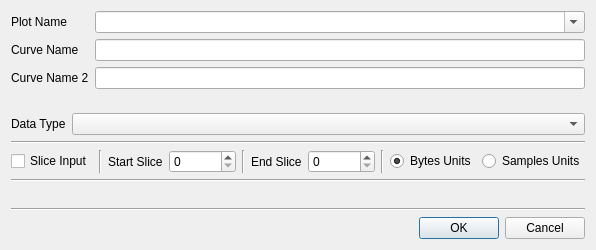
<?xml version="1.0" encoding="UTF-8"?>
<ui version="4.0">
 <class>openRawDialog</class>
 <widget class="QDialog" name="openRawDialog">
  <property name="geometry">
   <rect>
    <x>0</x>
    <y>0</y>
    <width>582</width>
    <height>250</height>
   </rect>
  </property>
  <property name="windowTitle">
   <string>Dialog</string>
  </property>
  <layout class="QGridLayout" name="gridLayout">
   <item row="2" column="0">
    <spacer name="verticalSpacer">
     <property name="orientation">
      <enum>Qt::Vertical</enum>
     </property>
     <property name="sizeHint" stdset="0">
      <size>
       <width>20</width>
       <height>40</height>
      </size>
     </property>
    </spacer>
   </item>
   <item row="3" column="0">
    <layout class="QHBoxLayout" name="horizontalLayout_2">
     <item>
      <widget class="QLabel" name="label_2">
       <property name="text">
        <string>Data Type</string>
       </property>
      </widget>
     </item>
     <item>
      <widget class="QComboBox" name="cmbRawType">
       <property name="sizePolicy">
        <sizepolicy hsizetype="MinimumExpanding" vsizetype="Fixed">
         <horstretch>0</horstretch>
         <verstretch>0</verstretch>
        </sizepolicy>
       </property>
      </widget>
     </item>
    </layout>
   </item>
   <item row="7" column="0">
    <layout class="QHBoxLayout" name="horizontalLayout_5">
     <item>
      <widget class="QCheckBox" name="chkSliceInput">
       <property name="text">
        <string>Slice Input</string>
       </property>
      </widget>
     </item>
     <item>
      <widget class="Line" name="sepSlice1">
       <property name="orientation">
        <enum>Qt::Vertical</enum>
       </property>
      </widget>
     </item>
     <item>
      <widget class="QLabel" name="lblSliceStart">
       <property name="text">
        <string>Start Slice</string>
       </property>
      </widget>
     </item>
     <item>
      <widget class="QSpinBox" name="spnSliceStart">
       <property name="maximum">
        <number>2147483647</number>
       </property>
      </widget>
     </item>
     <item>
      <widget class="Line" name="sepSlice2">
       <property name="orientation">
        <enum>Qt::Vertical</enum>
       </property>
      </widget>
     </item>
     <item>
      <widget class="QLabel" name="lblSliceEnd">
       <property name="text">
        <string>End Slice</string>
       </property>
      </widget>
     </item>
     <item>
      <widget class="QSpinBox" name="spnSliceEnd">
       <property name="maximum">
        <number>2147483647</number>
       </property>
      </widget>
     </item>
     <item>
      <widget class="Line" name="sepSlice3">
       <property name="orientation">
        <enum>Qt::Vertical</enum>
       </property>
      </widget>
     </item>
     <item>
      <widget class="QRadioButton" name="radSliceBytes">
       <property name="text">
        <string>Bytes Units</string>
       </property>
       <property name="checked">
        <bool>true</bool>
       </property>
      </widget>
     </item>
     <item>
      <widget class="QRadioButton" name="radSliceSamples">
       <property name="text">
        <string>Samples Units</string>
       </property>
      </widget>
     </item>
     <item>
      <spacer name="horizontalSpacer_3">
       <property name="orientation">
        <enum>Qt::Horizontal</enum>
       </property>
       <property name="sizeHint" stdset="0">
        <size>
         <width>40</width>
         <height>20</height>
        </size>
       </property>
      </spacer>
     </item>
    </layout>
   </item>
   <item row="13" column="0">
    <layout class="QHBoxLayout" name="horizontalLayout">
     <item>
      <widget class="QDialogButtonBox" name="buttonBox">
       <property name="standardButtons">
        <set>QDialogButtonBox::Cancel|QDialogButtonBox::Ok</set>
       </property>
      </widget>
     </item>
    </layout>
   </item>
   <item row="12" column="0">
    <widget class="Line" name="line">
     <property name="orientation">
      <enum>Qt::Horizontal</enum>
     </property>
    </widget>
   </item>
   <item row="0" column="0">
    <layout class="QGridLayout" name="gridLayout_2">
     <item row="0" column="0">
      <widget class="QLabel" name="lblPlotName">
       <property name="text">
        <string>Plot Name</string>
       </property>
      </widget>
     </item>
     <item row="2" column="1">
      <widget class="QLineEdit" name="txtCurveName2"/>
     </item>
     <item row="1" column="1">
      <widget class="QLineEdit" name="txtCurveName"/>
     </item>
     <item row="1" column="0">
      <widget class="QLabel" name="lblCurveName">
       <property name="text">
        <string>Curve Name</string>
       </property>
      </widget>
     </item>
     <item row="2" column="0">
      <widget class="QLabel" name="lblCurveName2">
       <property name="text">
        <string>Curve Name 2</string>
       </property>
      </widget>
     </item>
     <item row="0" column="1">
      <widget class="QComboBox" name="cmbPlotName">
       <property name="editable">
        <bool>true</bool>
       </property>
      </widget>
     </item>
    </layout>
   </item>
   <item row="10" column="0">
    <widget class="QLabel" name="lblStats">
     <property name="text">
      <string/>
     </property>
     <property name="alignment">
      <set>Qt::AlignRight|Qt::AlignTrailing|Qt::AlignVCenter</set>
     </property>
    </widget>
   </item>
   <item row="8" column="0">
    <widget class="Line" name="line_3">
     <property name="orientation">
      <enum>Qt::Horizontal</enum>
     </property>
    </widget>
   </item>
   <item row="4" column="0">
    <widget class="Line" name="line_4">
     <property name="orientation">
      <enum>Qt::Horizontal</enum>
     </property>
    </widget>
   </item>
  </layout>
 </widget>
 <resources/>
 <connections>
  <connection>
   <sender>buttonBox</sender>
   <signal>accepted()</signal>
   <receiver>openRawDialog</receiver>
   <slot>accept()</slot>
   <hints>
    <hint type="sourcelabel">
     <x>248</x>
     <y>254</y>
    </hint>
    <hint type="destinationlabel">
     <x>157</x>
     <y>274</y>
    </hint>
   </hints>
  </connection>
  <connection>
   <sender>buttonBox</sender>
   <signal>rejected()</signal>
   <receiver>openRawDialog</receiver>
   <slot>reject()</slot>
   <hints>
    <hint type="sourcelabel">
     <x>316</x>
     <y>260</y>
    </hint>
    <hint type="destinationlabel">
     <x>286</x>
     <y>274</y>
    </hint>
   </hints>
  </connection>
 </connections>
</ui>
